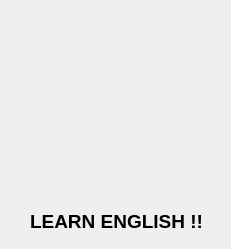
<?xml version="1.0" encoding="UTF-8"?>
<ui version="4.0">
 <class>DialogLanguage</class>
 <widget class="QDialog" name="DialogLanguage">
  <property name="geometry">
   <rect>
    <x>0</x>
    <y>0</y>
    <width>231</width>
    <height>249</height>
   </rect>
  </property>
  <property name="windowTitle">
   <string>Dialog</string>
  </property>
  <property name="styleSheet">
   <string notr="true">background-image: url(:/Res/Animations/troll4.git);</string>
  </property>
  <widget class="QLabel" name="label">
   <property name="geometry">
    <rect>
     <x>30</x>
     <y>210</y>
     <width>171</width>
     <height>21</height>
    </rect>
   </property>
   <property name="styleSheet">
    <string notr="true"/>
   </property>
   <property name="text">
    <string>&lt;html&gt;&lt;head/&gt;&lt;body&gt;&lt;p&gt;&lt;span style=&quot; font-size:14pt; font-weight:600;&quot;&gt;LEARN ENGLISH !!&lt;/span&gt;&lt;/p&gt;&lt;/body&gt;&lt;/html&gt;</string>
   </property>
  </widget>
 </widget>
 <resources/>
 <connections/>
</ui>
